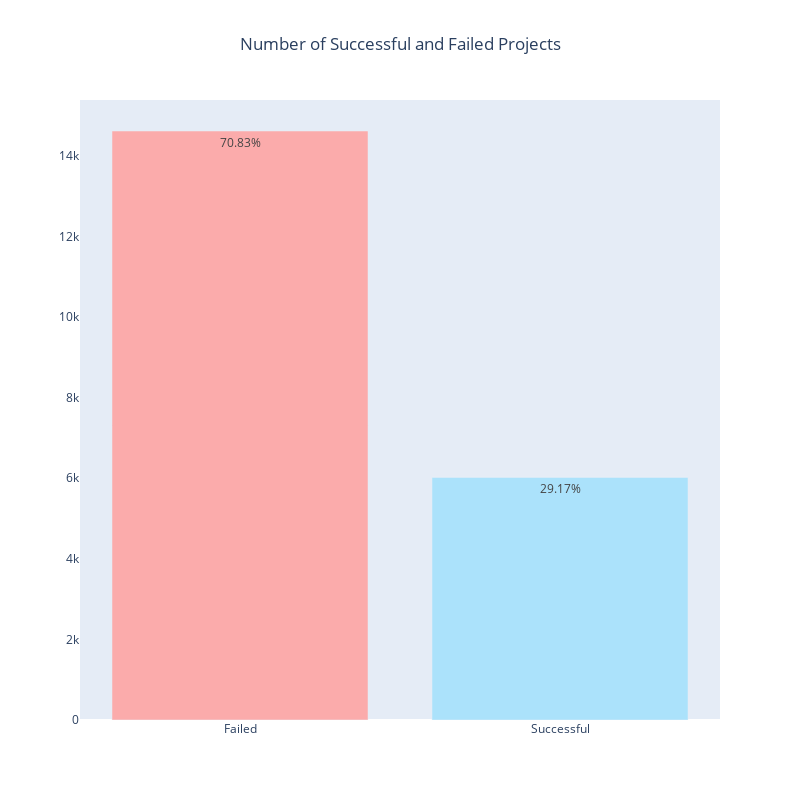

Here is the notebook cell this chart was saved with:
### Markdown cell above
## Visualize bar plot for the cases of success and failure

### Code cell
fig = go.Figure()
fig.add_trace(
    go.Bar(
        x=["Failed", "Successful"],
        y=kickstarter_df["SuccessfulBool"].value_counts().values,
        marker_color=["rgb(251, 171, 171)", "rgb(171, 226, 251)"],
        # percentage label
        text=[
            str(
                np.round(
                    val / kickstarter_df["SuccessfulBool"].shape[0] * 100,
                    2,
                )
            )
            + "%"
            for val in kickstarter_df["SuccessfulBool"].value_counts().values
        ],
        textposition="auto",
    )
)
fig.update_layout(
    title="Number of Successful and Failed Projects",
    title_x=0.5,
    width=800,
    height=800,
    xaxis_showgrid=False,
    yaxis_showgrid=False,
)
fig.show()

### Figure 1 — Plotly figure (JSON) as saved in the notebook; plotly's stock layout.template omitted (floating-point values rounded to 4 significant figures)
{"data": [{"marker": {"color": ["rgb(251, 171, 171)", "rgb(171, 226, 251)"]}, "text": ["70.83%", "29.17%"], "textposition": "auto", "type": "bar", "x": ["Failed", "Successful"], "y": [14614, 6018]}], "layout": {"height": 800, "title": {"text": "Number of Successful and Failed Projects", "x": 0.5}, "width": 800, "xaxis": {"showgrid": false}, "yaxis": {"showgrid": false}}}
